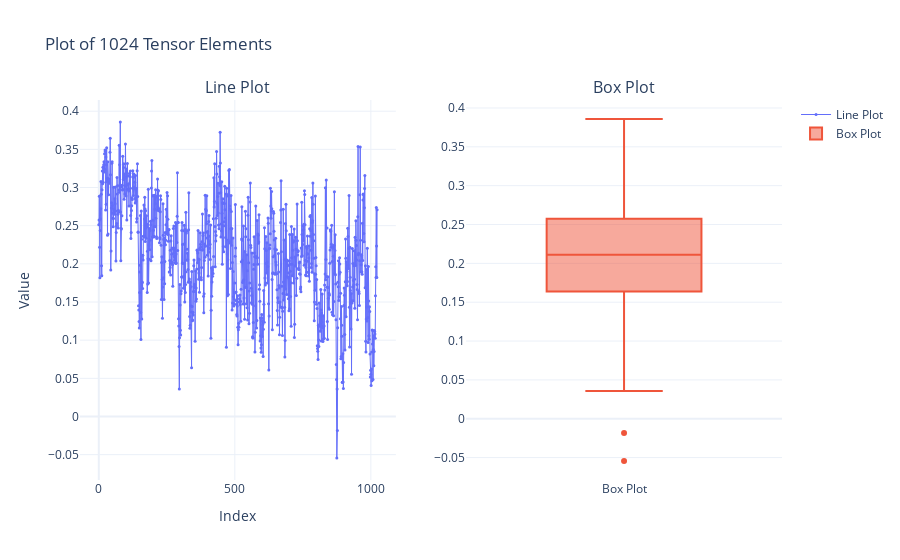

The notebook cell this image was saved under:
### Code cell
from plotly.subplots import make_subplots
y = dot_product.numpy()

# Create a subplot figure with 2 rows and 1 column
fig = make_subplots(rows=1, cols=2, shared_xaxes=False, vertical_spacing=0.1,
                    subplot_titles=('Line Plot', 'Box Plot'))

# Add the line plot to the first subplot
fig.add_trace(go.Scatter(y=y, mode='lines+markers', marker=dict(size=3), line=dict(width=1), name='Line Plot'), row=1, col=1)

# Add the boxplot to the second subplot
fig.add_trace(go.Box(y=y, name='Box Plot'), row=1, col=2)

# Update the layout
fig.update_layout(
    title=f'Plot of {y.shape[0]} Tensor Elements',
    xaxis_title='Index',
    yaxis_title='Value',
    template='plotly_white'
)

# Show the plot
fig.show()

### Figure 1 — Plotly figure (JSON) as saved in the notebook; plotly's stock layout.template omitted (floating-point values rounded to 4 significant figures; data arrays with more than 128 entries replaced by an {"elided": "..."} marker saying what was removed)
{"data": [{"line": {"width": 1}, "marker": {"size": 3}, "mode": "lines+markers", "name": "Line Plot", "type": "scatter", "xaxis": "x", "y": {"elided": "1024 float values"}, "yaxis": "y"}, {"name": "Box Plot", "type": "box", "xaxis": "x2", "y": {"elided": "1024 float values"}, "yaxis": "y2"}], "layout": {"annotations": [{"font": {"size": 16}, "showarrow": false, "text": "Line Plot", "x": 0.225, "xanchor": "center", "xref": "paper", "y": 1, "yanchor": "bottom", "yref": "paper"}, {"font": {"size": 16}, "showarrow": false, "text": "Box Plot", "x": 0.775, "xanchor": "center", "xref": "paper", "y": 1, "yanchor": "bottom", "yref": "paper"}], "title": {"text": "Plot of 1024 Tensor Elements"}, "xaxis": {"anchor": "y", "domain": [0, 0.45], "title": {"text": "Index"}}, "xaxis2": {"anchor": "y2", "domain": [0.55, 1]}, "yaxis": {"anchor": "x", "domain": [0, 1], "title": {"text": "Value"}}, "yaxis2": {"anchor": "x2", "domain": [0, 1]}}}
